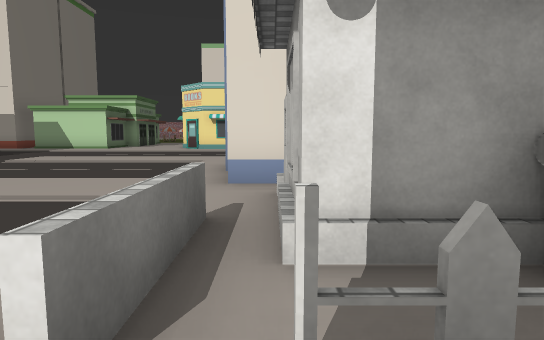
View 1 (above)

24 first-person views from a walk through a Unity game level. The camera is 1.4 m above the floor, tilts 6° down and sees 75° across. The floor is counted in squares, 2 m on a side. Each view is taken from the middle of a square. On the plan, view 1 faces up. The plan holds only what a view shows up to about 11 squares ahead; the rest is blank. The place goes on beyond the plan. The player character is not drawn. Some surface patterns are stand-ins.

View 2
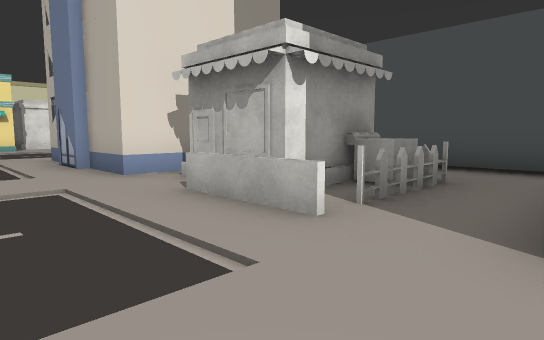

View 3
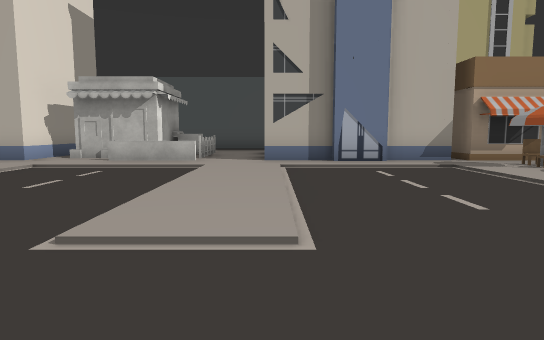

View 4
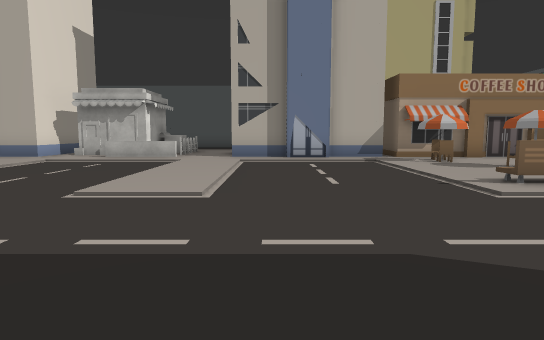

View 5
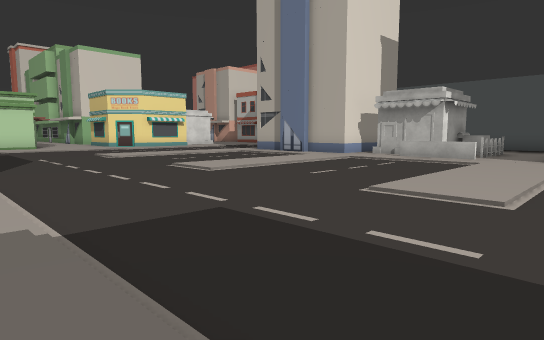

View 6
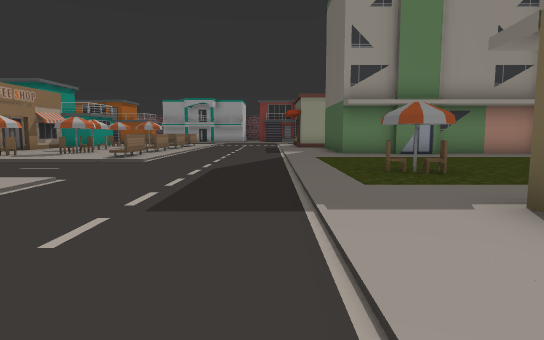

View 7
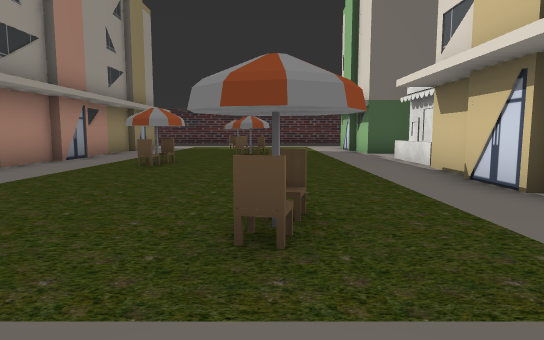

View 8
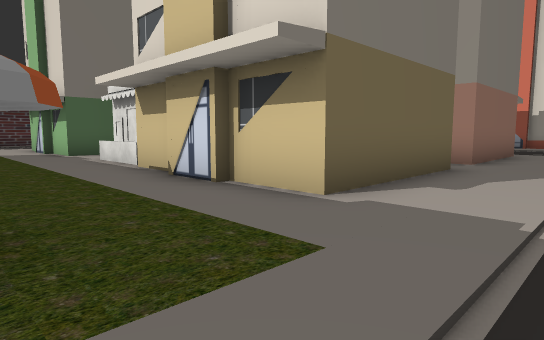

View 9
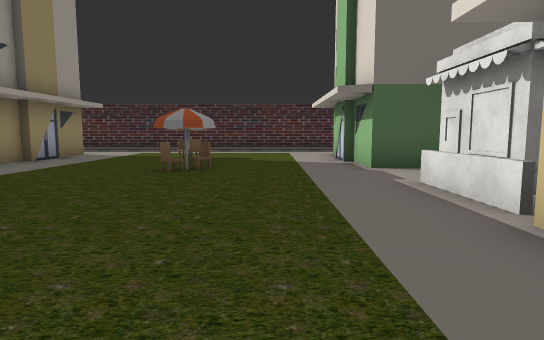

View 10
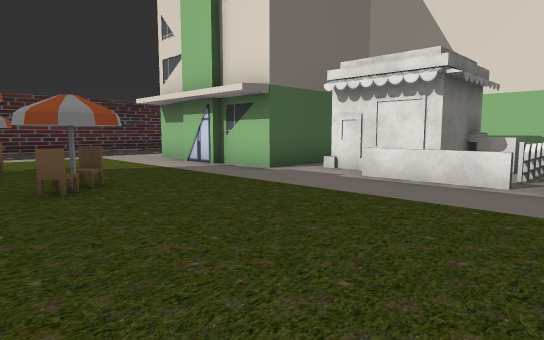

View 11
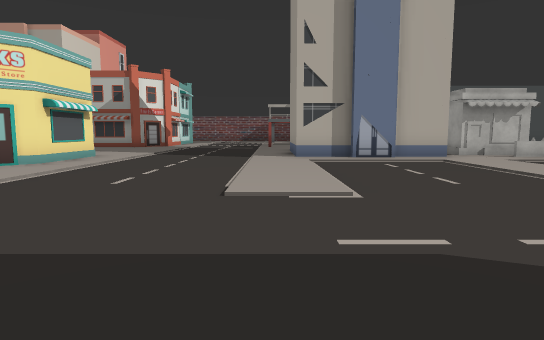

View 12
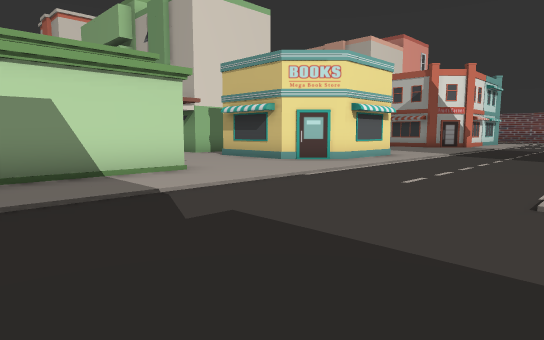

View 13
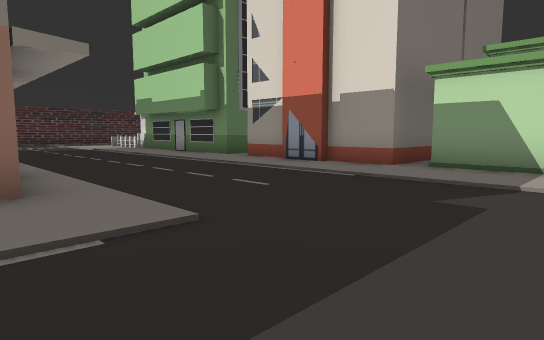

View 14
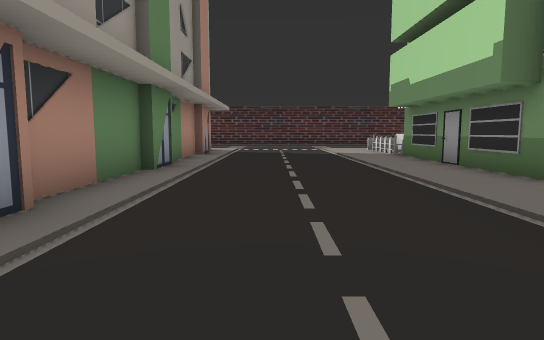

View 15
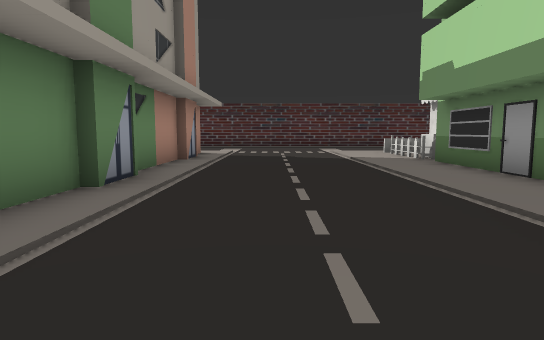

View 16
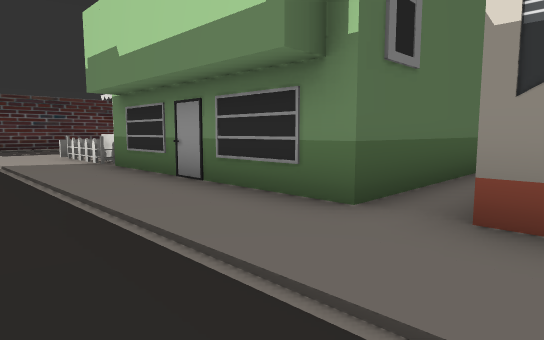

View 17
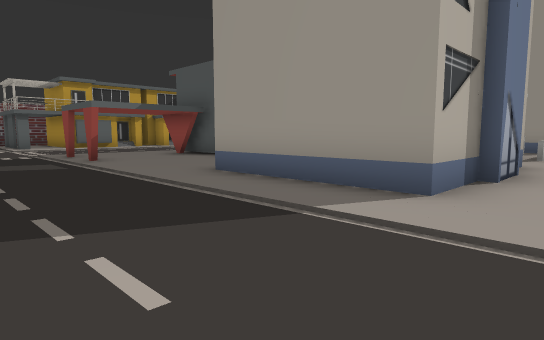

View 18
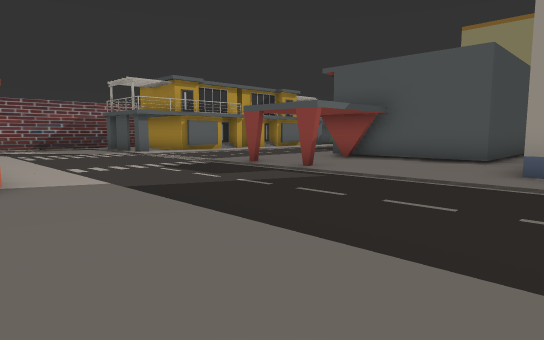

View 19
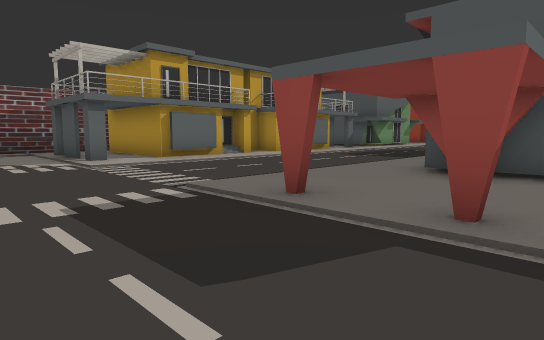

View 20
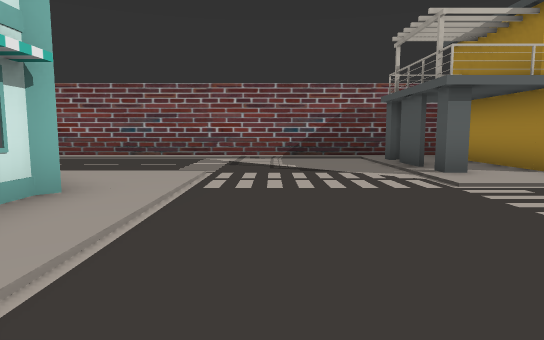

View 21
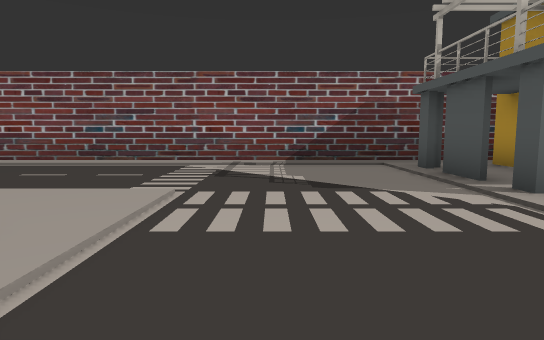

View 22
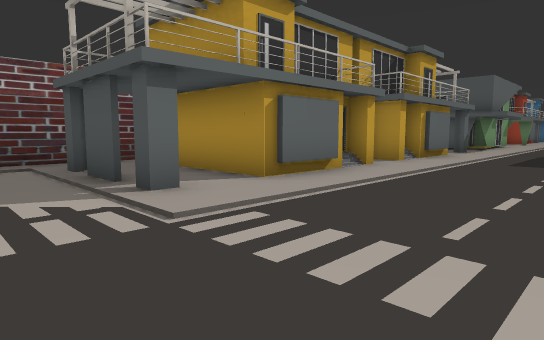

View 23
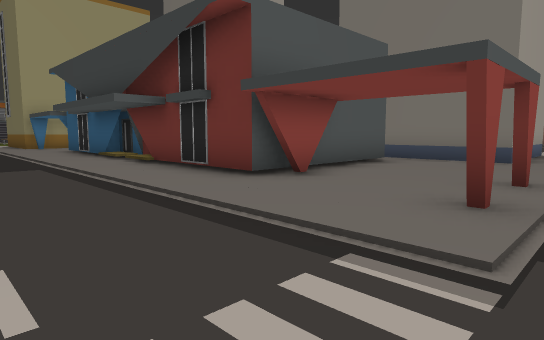

View 24
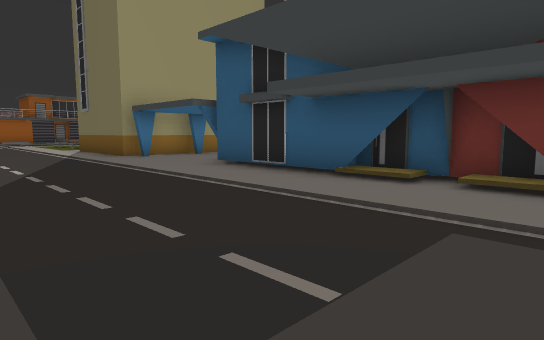

### Floor plan
Key: @ floor where view 1 was taken; # wall or solid block; . main floor; : floor 0.25 m higher than the main floor; = window, fence, low wall or low ledge; ^ raised ledge; B building; C chair; E bench.
Columns run from 25 left of view 1 to 20 right of it. Each row starts with its distance up from view 1.
 19         B    B    B .#                      .#
 18         B.   B BBB...#                    ...#
 17 #       B.   B.   ...##                  ....#
 16 ##^BBBBBB.BBBB.BBB....###  .....     BB......#
 15 .......................... ..................#
 14 .............................................#
 13 .............................................#
 12 .............................................#
 11 .............................................#
 10 ..B...B...BB....................#.#.....##.#.#
  9 B  BBB BBB  B............BBBB................#
  8             B............B  B...........####.#
  7             B............B  B.####......#
  6    BBBBBB   B............B  B.#  #......:
  5              ............BBBB.#  #......#
  4     B  ##   B.............#  .#  #......#
  3     B  ##   B.............#   #  #......#
  2     B####   B...........=.##  #  #......#
  1 BBBBB....BBBB...........==#^..#  #......#
  0 .........................@....#  #......
 -1 .........................B       #.....
 -2 ....C.......CC...........B       #....
 -3 .C..C....................B       .....
 -4 .C.....CC................B      ......
 -5 ........C................B      ......
 -6 ...................E...C.#      BBB...
 -7 BBBBBBBBBBBBB........C...#        B..

Positions as (right, up) in squares from view 1, and headings:
1: (0, 0), facing up
2: (-3, -1), facing up-right
3: (-9, -1), facing right
4: (-11, -2), facing right
5: (-11, -2), facing up-right
6: (-10, 4), facing down
7: (-10, -2), facing left
8: (-10, -2), facing up-left
9: (-14, -1), facing left
10: (-16, -4), facing up-left
11: (-11, 10), facing right
12: (-11, 10), facing up-right
13: (-8, 9), facing up-left
14: (-12, 12), facing left
15: (-14, 12), facing left
16: (-15, 13), facing up-left
17: (-2, 13), facing down-right
18: (2, 16), facing down-right
19: (6, 13), facing down-right
20: (9, 13), facing right
21: (11, 13), facing right
22: (11, 12), facing down-right
23: (12, 11), facing down-left
24: (13, 4), facing down-left
